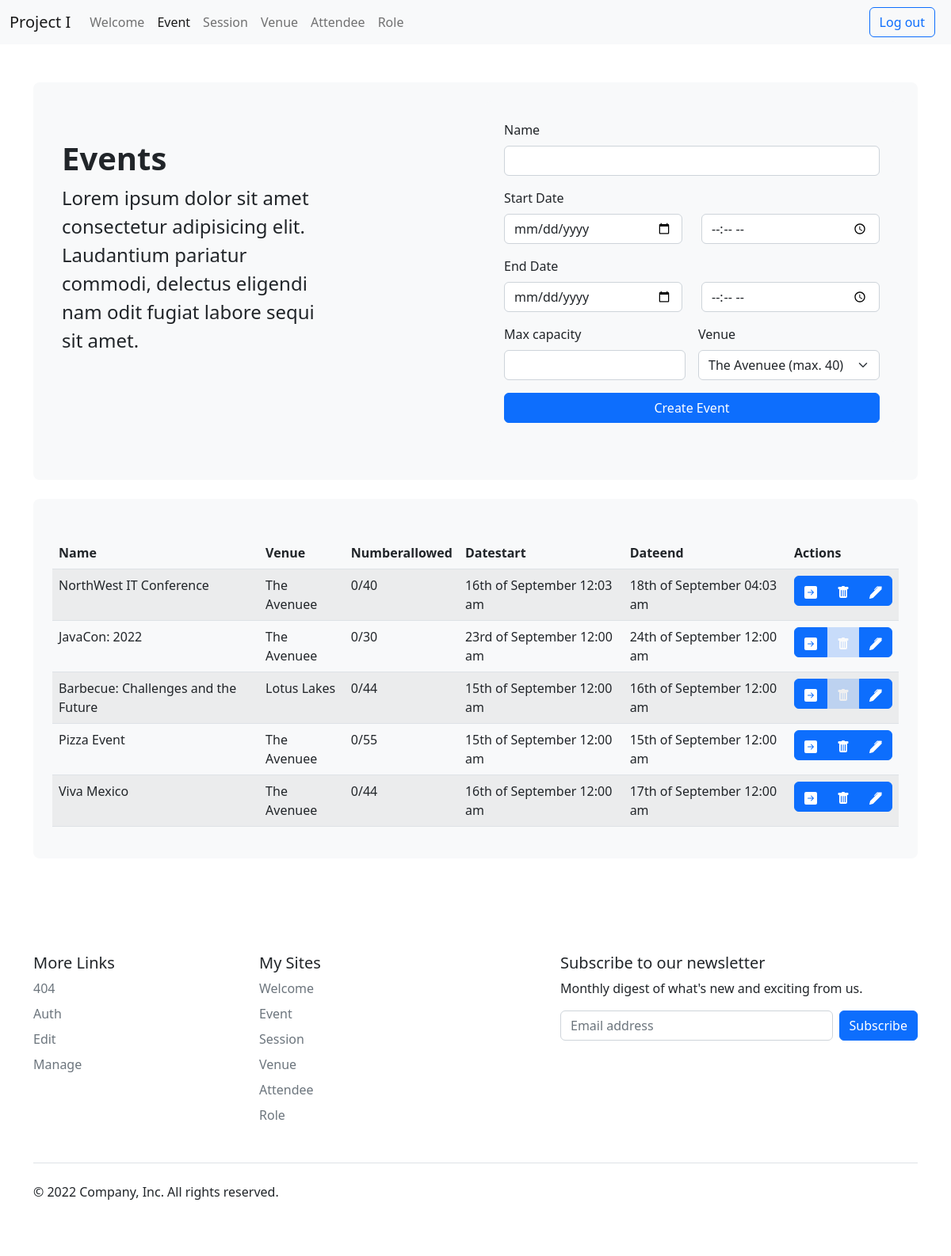
The page /index.php?page=event (signed in) on the database its author committed.
### tables this page shows
CREATE TABLE `event` (
  `idevent` int NOT NULL,
  `name` varchar(50) NOT NULL,
  `datestart` datetime NOT NULL,
  `dateend` datetime NOT NULL,
  `numberallowed` int NOT NULL,
  `venue` int NOT NULL
);

CREATE TABLE `venue` (
  `idvenue` int NOT NULL,
  `name` varchar(50) NOT NULL,
  `capacity` int DEFAULT NULL
);

### app/model/Event.php (called while the page is built, shortened)
<?php
class Event {
    private $idevent;
    public function get_id() {
        return $this->idevent;
    }
    public static function get_all() {
        return DB::queryAll('SELECT idevent, event.name AS name, datestart, dateend, concat(count(attendee_event.event), "/", numberallowed) AS numberallowed, venue.name AS venue, idvenue FROM event LEFT JOIN venue ON venue = idvenue LEFT JOIN attendee_event ON attendee_event.event = idevent GROUP BY idevent ORDER BY idevent ASC', 'Event');
    }
    public static function get_page_data($actions) {
        return [
            "template" => "manage",
            "title" => "Events",
            "form" => "app/view/forms/event.php",
            "table" => Table::generate(self::get_all(), "event", $actions),
            "all_venues" => Venue::get_all(),
        ];
    }
}

### app/controller/Controller.php (called while the page is built, shortened)
<?php
class Controller {
    public function handle_request() {
        $page = Filter::validate_and_sanitize(INPUT_GET, 'page', NULL);
        $method = Filter::validate_and_sanitize(INPUT_GET, 'method', NULL);
        $db_access = ["signin"];
        if(isset($_SESSION['loggedin']) && !empty($_SESSION['loggedin'])){
            $db_access = Permissions::get_db_access($_SESSION['role']);
        }
        if (!$method && method_exists($page, "get_all")) {
            return self::handle_page_with_method($page, NULL, NULL, $db_access);
        }
    }
    public static function handle_page_with_method($page, $method, $param, $db_access) {
        $role = isset($_SESSION["role"]) ? $_SESSION["role"] : "";
        $actions = Permissions::get_button_access($role);
        if(method_exists($page, $method)) {
            $data = $page::$method($param);
        } else {
            if(class_exists($page)) {
                $data = $page::get_page_data($actions);
            } else {
                $data["template"] = "404";
            }
            $page = $data["template"];
        }
        $view = new View('app/view/template/' . $page . '.php');
        $data["show_create"] = in_array("create", $db_access);
        return $view->render($data);
    }
}

### index.php (called while the page is built, shortened)
<?php
    require_once 'app/config/Autoloader.php';
    $controller = new Controller();
    $controller->handle_request();
?>

### app/config/Autoloader.php (called while the page is built, shortened)
<?php
class Autoloader {
    public static function register() {
        spl_autoload_register(function ($class_name) {
            $dirs = array(
                'app/permissions/',
                'app/controller/',
                'app/filter/',
                'app/model/',
                'app/view/',
                'app/db/',
            );
            foreach ($dirs as $dir) {
                if (file_exists($dir . ucfirst($class_name) . '.php')) {
                    return true;
                }
            }
            return false;
        });
    }
}

### app/db/DB.php (called while the page is built, shortened)
<?php
class DB {
    private static $connection;
    private static $settings = array(
        PDO::ATTR_ERRMODE => PDO::ERRMODE_EXCEPTION,
        PDO::MYSQL_ATTR_INIT_COMMAND => "SET NAMES utf8",
    );
    public static function connect($host, $user, $password, $database) {
        if (!isset(self::$connection)) {
            try {
                self::$connection = new PDO(
                    "mysql:host=$host;dbname=$database",
                    $user,
                    $password,
                    self::$settings
                );
            } catch (PDOException $e) {
                throw new PDOException($e->getMessage(), (int) $e->getCode());
            }
        }
    }
    public static function queryAll($query, $className, $params = []) {
        try {
            $statement = self::$connection->prepare($query);
            $statement->execute($params);
            return $statement->fetchAll(PDO::FETCH_CLASS, $className);
        } catch (PDOException $e) {
            throw new PDOException($e->getMessage(), (int) $e->getCode());
        }
    }
    public static function query($query, $params = []) {
        $statement = self::$connection->prepare($query);
        $statement->execute($params);
        return $statement->rowCount();
    }
}

### app/permissions/Permissions.php (called while the page is built, shortened)
<?php
class Permissions {
    public static $ADMIN = 1;
    public static function get_button_access($idrole) {
        switch ($idrole) {
            case self::$ADMIN:
                return ["apply", "remove", "edit"];
            break;
        }
    }
}

### app/model/Attendeeevent.php (called while the page is built, shortened)
<?php
class Attendeeevent {
    static function get_by_attendee_and_event($attendee, $event) {
        return DB::query('SELECT * FROM attendee_event WHERE event = :event AND attendee = :attendee', ['event' => $event, 'attendee' => $attendee]);
    }
}

### app/model/Attendeesession.php (called while the page is built, shortened)
<?php
class Attendeesession {
    static function get_by_attendee_and_session($attendee, $session) {
        return DB::query('SELECT * FROM attendee_session WHERE session = :session AND attendee = :attendee', ['session' => $session, 'attendee' => $attendee]);
    }
}

### app/model/Session.php (called while the page is built, shortened)
<?php
class Session {
    public static function get_all_by_event($event) {
        return DB::queryAll('SELECT * FROM session WHERE event = :event', 'Session' ,['event' => $event]);
    }
}

### app/model/Venue.php (called while the page is built, shortened)
<?php
class Venue {
    static function get_all() {
        return DB::queryAll('SELECT * FROM venue ORDER BY idvenue ASC', 'Venue');
    }
}

### app/view/forms/event.php (the view)
<div class="p-4 mb-4 bg-light rounded-3">
    <div class="card-body">
        <form class="row g-3" method="POST" action="index.php?page=event&method=<?php echo isset($data["model_data"])?"edit":"create" ?>&param=<?php echo isset($data["model_data"])?$data["model_data"]->get_id():"" ?>">
            <div class="col-12">
                <label for="name" class="form-label">Name</label>
                <input required value="<?php echo isset($data["model_data"])?$data["model_data"]->name:"" ?>" type="text" class="form-control" id="name" name="name" placeholder="">
            </div>
            <div class="col-12">
                <div class="row">
                    <label for="startdate" class="form-label">Start Date</label>
                    <div class="col-md-6">
                        <input value="<?php echo isset($data["model_data"])?$data["model_data"]->get_datestart()[0]:"" ?>" required type="date" class="form-control" id="datestart" name="datestart">
                    </div>
                    <div class="col-md-6">
                        <input value="<?php echo isset($data["model_data"])?$data["model_data"]->get_datestart()[1]:"" ?>" type="time" class="form-control" id="timestart" name="timestart">
                    </div>
                </div>
            </div>
            <div class="col-12">
                <div class="row">
                    <label for="startdate" class="form-label">End Date</label>
                    <div class="col-md-6">
                        <input value="<?php echo isset($data["model_data"])?$data["model_data"]->get_dateend()[0]:"" ?>" required type="date" class="form-control" id="dateend" name="dateend">
                    </div>
                    <div class="col-md-6">
                        <input value="<?php echo isset($data["model_data"])?$data["model_data"]->get_dateend()[1]:"" ?>" type="time" class="form-control" id="timeend" name="timeend">
                    </div>
                </div>
            </div>
            <div class="col-md-6">
                <label for="capacity" class="form-label">Max capacity</label>
                <input value="<?php echo isset($data["model_data"])?$data["model_data"]->numberallowed:"" ?>" required type="text" class="form-control" id="capacity" name="capacity">
            </div>
            <div class="col-md-6">
                <label for="inputAddress" class="form-label">Venue</label>
                <select name="venue" class="form-select">
                <?php
                foreach($data["all_venues"] as $venue){
                    $default = isset($data["model_data"]) && $venue->get_id() == $data["model_data"]->get_idvenue() ? "selected='selected'" : "";
                  echo "<option {$default} value='{$venue->get_id()}'>{$venue->name} (max. {$venue->capacity})</option>";
                }
                ?>
                </select>
            </div>
            <div class="col-12">
                <button type="submit" class="btn btn-primary w-100"><?php echo isset($data["model_data"])?"Edit":"Create" ?> Event</button>
            </div>
        </form>
    </div>
</div>

### app/view/Table.php (shortened to what this page needs)
<?php
class Table {
    public static function generate($data, $model, $actions, $title = "") {
        $first_row = $data[0];
        $html  = "<div class='p-4 my-4 bg-light rounded-3'>";
        $html .= "    <div class='card-body'>";
        $html .= "        <h1>".ucfirst($title)."</h1>";
        $html .= "        <table class='table table-striped mt-4'>";
        $html .= "            <thead>";
        $html .= "                <tr>";
        foreach(get_object_vars($first_row) as $name=>$value) {
            $html .= "                <th scope='col'>".ucfirst($name)."</th>";
        }
        if ($actions) $html .= "      <th scope='col'>"."Actions"."</th>";
        $html .= "               </tr>";
        $html .= "            </thead>";
        $html .= "            <tbody>";
        foreach ($data as $row) {
            $html .= "            <tr>";
            foreach(get_object_vars($row) as $name=>$value) {
                if(strpos($name, "ate")>0) {
                    $value = date('jS \of F h:i a', strtotime($value));
                }
                $html .= "      <td>".$value."</td>";
            }
            $html .= "                <td>";
            $html .= "                    <div class='d-flex btn-group w-100' role='group' aria-label='Basic example'>";
            if($actions) foreach($actions as $action) {
                $model = strpos($model, "event") !== false ? "event" : $model;
                $model = strpos($model, "session") !== false ? "session" : $model;
                $show = true;
                switch($model) {
                    case "event":
                    case "attendeeevent":
                        $sessions = Session::get_all_by_event($row->get_id());
                        $show = sizeof($sessions) == 0;
                        break;
                }
                switch($action){
                    case "apply":
                        $id = $_SESSION["id"];
                        if($model == "event" || $model == "session")
                        if(Attendeeevent::get_by_attendee_and_event($_SESSION["id"], $row->get_id()) || Attendeesession::get_by_attendee_and_session($_SESSION["id"], $row->get_id())){
                            $html .= Button::create("attendee".$model, 'cancel', $id, $row->get_id());
                        } else {
                            $html .= Button::create("attendee".$model, 'apply', $row->get_id());
                        }
                    break;
                    case "remove":
                        if($show){
                            $html .= Button::create($model, 'remove', $row->get_id());
                        }else{
                            $html .= Button::create(NULL, 'remove', $row->get_id());
                        }
                    break;
                    case "edit":
                        $html .= Button::create("edit", 'show', $model, $row->get_id());
                    break;
                }
            }
            $html .= "                     </div>";
            $html .= "                 </td>";
            $html .= "            </tr>";
        }
        $html .= "            </tbody>";
        $html .= "         </table>";
        $html .= "     </div>";
        $html .= " </div>";
        return $html;
    }
}

### app/view/Button.php
<?php
class Button {
    protected static $ICONS = [
        "apply" => " <svg xmlns='http://www.w3.org/2000/svg' width='16' height='16' fill='currentColor' class='bi bi-arrow-right-square-fill' viewBox='0 0 16 16'>
                 <path d='M0 14a2 2 0 0 0 2 2h12a2 2 0 0 0 2-2V2a2 2 0 0 0-2-2H2a2 2 0 0 0-2 2v12zm4.5-6.5h5.793L8.146 5.354a.5.5 0 1 1 .708-.708l3 3a.5.5 0 0 1 0 .708l-3 3a.5.5 0 0 1-.708-.708L10.293 8.5H4.5a.5.5 0 0 1 0-1z'/>
                </svg>",
        "cancel" => "<svg xmlns='http://www.w3.org/2000/svg' width='16' height='16' fill='currentColor' class='bi bi-x-lg' viewBox='0 0 16 16'>
                            <path d='M2.146 2.854a.5.5 0 1 1 .708-.708L8 7.293l5.146-5.147a.5.5 0 0 1 .708.708L8.707 8l5.147 5.146a.5.5 0 0 1-.708.708L8 8.707l-5.146 5.147a.5.5 0 0 1-.708-.708L7.293 8 2.146 2.854Z'/>
                        </svg>",
        "show" => "<svg xmlns='http://www.w3.org/2000/svg' width='16' height='16' fill='currentColor' class='bi bi-pen-fill' viewBox='0 0 16 16'>
                                <path d='m13.498.795.149-.149a1.207 1.207 0 1 1 1.707 1.708l-.149.148a1.5 1.5 0 0 1-.059 2.059L4.854 14.854a.5.5 0 0 1-.233.131l-4 1a.5.5 0 0 1-.606-.606l1-4a.5.5 0 0 1 .131-.232l9.642-9.642a.5.5 0 0 0-.642.056L6.854 4.854a.5.5 0 1 1-.708-.708L9.44.854A1.5 1.5 0 0 1 11.5.796a1.5 1.5 0 0 1 1.998-.001z'/>
                            </svg>",
        "remove" =>  " <svg xmlns='http://www.w3.org/2000/svg' width='16' height='16' fill='currentColor' class='bi bi-trash-fill' viewBox='0 0 16 16'>
                            <path d='M2.5 1a1 1 0 0 0-1 1v1a1 1 0 0 0 1 1H3v9a2 2 0 0 0 2 2h6a2 2 0 0 0 2-2V4h.5a1 1 0 0 0 1-1V2a1 1 0 0 0-1-1H10a1 1 0 0 0-1-1H7a1 1 0 0 0-1 1H2.5zm3 4a.5.5 0 0 1 .5.5v7a.5.5 0 0 1-1 0v-7a.5.5 0 0 1 .5-.5zM8 5a.5.5 0 0 1 .5.5v7a.5.5 0 0 1-1 0v-7A.5.5 0 0 1 8 5zm3 .5v7a.5.5 0 0 1-1 0v-7a.5.5 0 0 1 1 0z'/>
                        </svg>",
    ];
    public static function create($page, $method, ...$params) {
        $param = join(",",$params);
        $icon = self::$ICONS[$method];
        $enabled = $page != NULL ? "enabled":"disabled";
        $page = $page != NULL ? $page:"dummy";
        $transparent = $enabled != "enabled" ? "transparent-50":"";
        $href = $enabled == "enabled" ? "href='index.php?page={$page}&method={$method}&param={$param}'":"";
        return "<a class='btn btn-primary w-100 {$transparent}' {$href}>{$icon}</a>";
    }
}

### app/view/View.php (shortened to what this page needs)
<?php
class View {
    private $_templates = [];
    public function __construct($file) {
        $this->_templates = array();
    }
    public function add_template($file) {
        if (file_exists($file)) {
            array_push($this->_templates, $file);
        } else {
            array_push($this->_templates, 'app/view/template/404.php');
        }
    }
    public function render($data) {
        include 'app/view/shared/header.php';
        foreach ($this->_templates as $_template) {
            include $_template;
        }
        include 'app/view/shared/footer.php';
    }
}

### public/css/style.css (style rules this page uses)
html, body { height:100%; width:100%; margin:0; }
body { font-family: Arial, Helvetica, sans-serif; }
form { max-width: 50rem; }
.transparent-50 { opacity: 0.2 !important; }

### rows shown on the page
event: name "NorthWest IT Conference", venue.name "The Avenuee", value "0/40", datestart "16th of September 12:03 am", dateend "18th of September 04:03 am"
event: name "JavaCon: 2022", venue.name "The Avenuee", value "0/30", datestart "23rd of September 12:00 am", dateend "24th of September 12:00 am"
event: name "Barbecue: Challenges and the Future", venue.name "Lotus Lakes", value "0/44", datestart "15th of September 12:00 am", dateend "16th of September 12:00 am"
event: name "Pizza Event", venue.name "The Avenuee", value "0/55", datestart "15th of September 12:00 am", dateend "15th of September 12:00 am"
event: name "Viva Mexico", venue.name "The Avenuee", value "0/44", datestart "16th of September 12:00 am", dateend "17th of September 12:00 am"

### other values the page prints
$file_c "Welcome"
$file_c "Event"
$file_c "Session"
$file_c "Venue"
$file_c "Attendee"
$file_c "Role"
$name "Name"
$name "Venue"
$name "Numberallowed"
$name "Datestart"
$name "Dateend"
$file_name_c "404"
$file_name_c "Auth"
$file_name_c "Edit"
$file_name_c "Manage"
